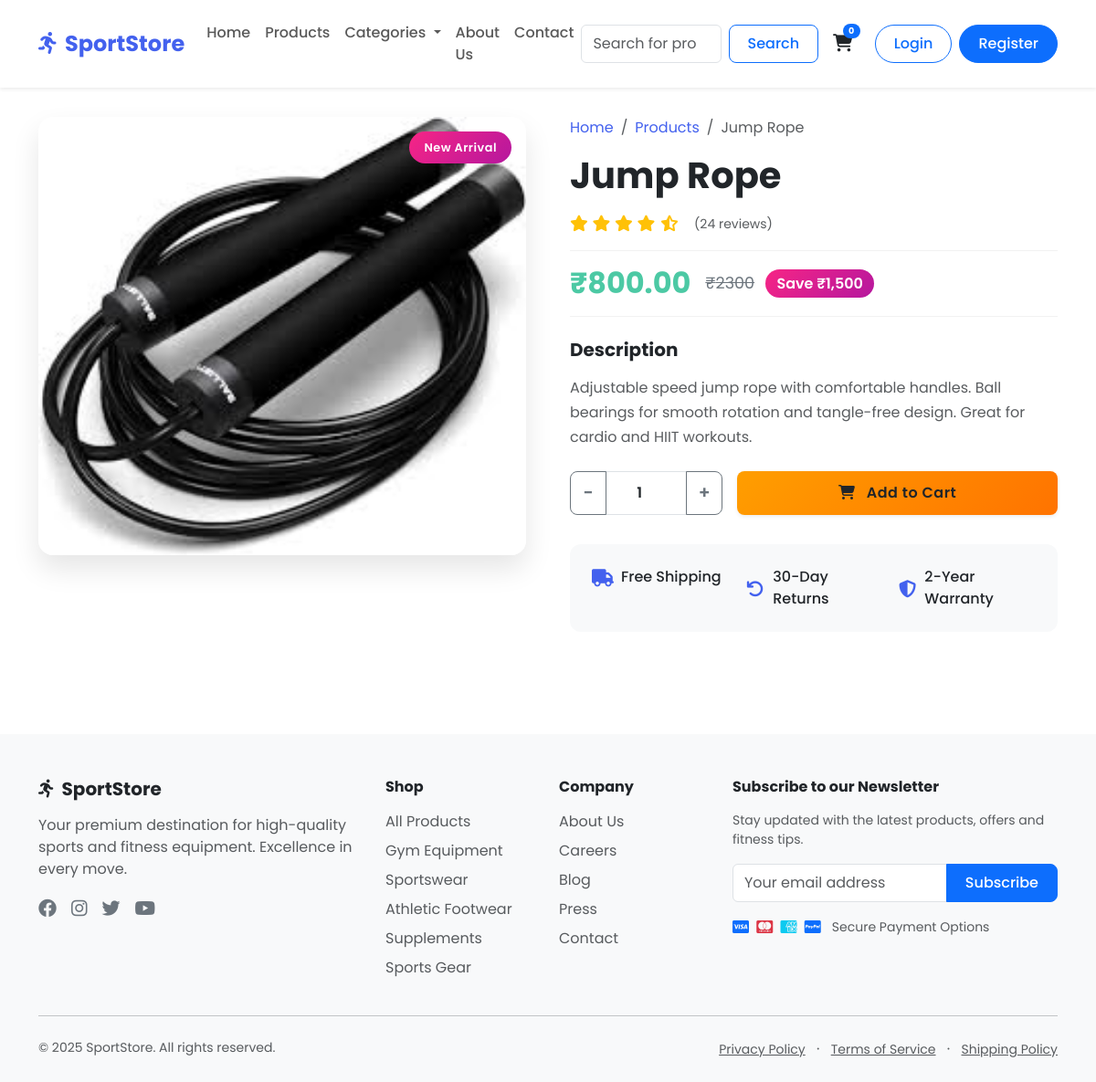
/products/96/, run on the app's committed database.
### products/models.py (models this page shows, shortened)
class Product(models.Model):
    CATEGORY_CHOICES = [
        ('gym_equipment', 'Gym Equipment'),
        ('clothing', 'Clothing'),
        ('shoes', 'Shoes'),
        ('supplements', 'Supplements'),
        ('sports_gear', 'Sports Gear'),
    ]
    name = models.CharField(max_length=200)
    description = models.TextField()
    price = models.DecimalField(max_digits=10, decimal_places=2)
    category = models.CharField(max_length=100, choices=CATEGORY_CHOICES)
    image = models.ImageField(upload_to='products/')

### products/views.py (the view)
# urls.py: path('<int:product_id>/', product_detail, name='product_detail'),
def product_detail(request, product_id):
    product = get_object_or_404(Product, id=product_id)
    return render(request, 'products/product_detail.html', {'product': product})

### cart/views.py (called while the page is built)
def cart_item_count(request):
    if request.user.is_authenticated:
        total_quantity = CartItem.objects.filter(user=request.user).aggregate(total=Sum('quantity'))['total']
        return {'cart_item_count': total_quantity if total_quantity else 0}
    return {'cart_item_count': 0}

### templates/products/product_detail.html (shortened to what this page needs)
{% extends "home/base.html" %}
{% block content %}
<div class="container product-wrapper">
    <div class="row g-5">
        <div class="col-lg-6">
            <div class="product-image-wrapper">
                <img src="{{ product.image.url }}" class="img-fluid" alt="{{ product.name }}">
                <div class="product-badge position-absolute top-0 end-0 m-3 px-3 py-2 rounded-pill text-white">
                    New Arrival
                </div>
            </div>
        </div>
        <div class="col-lg-6">
            <div class="product-details">
                <nav aria-label="breadcrumb" class="mb-3">
                    <ol class="breadcrumb">
                        <li class="breadcrumb-item"><a href="{% url 'home' %}" class="text-decoration-none">Home</a></li>
                        <li class="breadcrumb-item"><a href="{% url 'product_list' %}" class="text-decoration-none">Products</a></li>
                        <li class="breadcrumb-item active" aria-current="page">{{ product.name }}</li>
                    </ol>
                </nav>
                <h1 class="product-title mb-3">{{ product.name }}</h1>
                <div class="mb-3">
                    <div class="d-flex align-items-center">
                        <div class="ratings me-2">
                            <i class="fas fa-star text-warning"></i>
                            <i class="fas fa-star text-warning"></i>
                            <i class="fas fa-star text-warning"></i>
                            <i class="fas fa-star text-warning"></i>
                            <i class="fas fa-star-half-alt text-warning"></i>
                        </div>
                        <span class="text-muted small ms-2">(24 reviews)</span>
                    </div>
                </div>
                <div class="product-price-wrapper mb-4">
                    <div class="d-flex align-items-center">
                        <h2 class="current-price mb-0">₹{{ product.price }}</h2>
                        <div class="ms-3">
                            <span class="original-price text-decoration-line-through">₹{{ product.price|floatformat:0|add:"1500" }}</span>
                            <span class="save-badge text-white ms-2">Save ₹1,500</span>
                        </div>
                    </div>
                </div>
                <div class="product-description mb-4">
                    <h5 class="fw-bold mb-3">Description</h5>
                    <p class="text-muted">{{ product.description }}</p>
                </div>
                <form action="{% url 'cart:add_to_cart' product.id %}" method="post">
                    <div class="row g-3">
                        <div class="col-md-4 col-6">
                            <div class="quantity-selector input-group">
                                <button class="btn btn-outline-secondary" type="button" id="decrease">−</button>
                                <input type="number" class="form-control" value="1" name="quantity" id="quantity" min="1">
                                <button class="btn btn-outline-secondary" type="button" id="increase">+</button>
                            </div>
                        </div>
                        <div class="col-md-8 col-6">
                            <button class="btn add-to-cart-btn w-100 shadow-sm" type="submit">
                                <i class="fas fa-shopping-cart me-2"></i> Add to Cart
                            </button>
                        </div>
                    </div>
                </form>
                <div class="product-meta p-4">
                    <div class="row g-3">
                        <div class="col-md-4 col-6">
                            <div class="d-flex align-items-center">
                                <i class="fas fa-truck feature-icon me-2"></i>
                                <span class="feature-text">Free Shipping</span>
                            </div>
                        </div>
                        <div class="col-md-4 col-6">
                            <div class="d-flex align-items-center">
                                <i class="fas fa-undo feature-icon me-2"></i>
                                <span class="feature-text">30-Day Returns</span>
                            </div>
                        </div>
                        <div class="col-md-4 col-6">
                            <div class="d-flex align-items-center">
                                <i class="fas fa-shield-alt feature-icon me-2"></i>
                                <span class="feature-text">2-Year Warranty</span>
                            </div>
                        </div>
                    </div>
                </div>
            </div>
        </div>
    </div>
</div>
{% endblock %}

### templates/home/base.html (style rules this page uses)
:root { --primary-color: #0d6efd; --secondary-color: #6c757d; --accent-color: #ffc107; }
body { font-family: 'Poppins', sans-serif; display: flex; flex-direction: column; min-height: 100vh; }
.btn { border-radius: 0.5rem; padding: 0.5rem 1.25rem; font-weight: 500; transition: all 0.3s ease; }

### templates/products/product_detail.html (style rules this page uses)
:root { --primary-color: #4361ee; --secondary-color: #3f37c9; --accent-color: #f72585; --success-color: #4cc9a4; --warning-color: #ff9e00; --light-bg: #f8f9fa; --dark-text: #212529; --gray-text: #6c757d; }
.product-wrapper { margin-top: 2rem; margin-bottom: 4rem; }
.product-image-wrapper { position: relative; border-radius: 16px; overflow: hidden; box-shadow: 0 15px 30px rgba(0, 0, 0, 0.1); transition: transform 0.3s ease, box-shadow 0.3s ease; }
.product-image-wrapper img { width: 100%; height: auto; object-fit: cover; }
.product-badge { background: linear-gradient(135deg, var(--accent-color), #b5179e); font-weight: 600; letter-spacing: 0.5px; font-size: 0.8rem; }
.breadcrumb-item a { color: var(--primary-color); transition: color 0.2s ease; }
.product-title { font-size: 2.5rem; font-weight: 700; color: var(--dark-text); margin-bottom: 1rem; }
.ratings { font-size: 1.1rem; }
.product-price-wrapper { padding: 1rem 0; border-top: 1px solid rgba(0, 0, 0, 0.05); border-bottom: 1px solid rgba(0, 0, 0, 0.05); }
.current-price { font-size: 2rem; font-weight: 700; color: var(--success-color); }
.original-price { font-size: 1.1rem; color: var(--gray-text); }
.save-badge { background: linear-gradient(135deg, var(--accent-color), #b5179e); font-weight: 600; padding: 0.25rem 0.75rem; border-radius: 20px; }
.product-description { line-height: 1.7; }
.quantity-selector { height: 48px; }
.quantity-selector .btn { width: 40px; font-size: 1.2rem; font-weight: 600; padding: 0; display: flex; align-items: center; justify-content: center; }
.quantity-selector input { text-align: center; font-weight: 600; border-left: 0; border-right: 0; }
.add-to-cart-btn { height: 48px; font-weight: 600; letter-spacing: 0.5px; background: linear-gradient(135deg, var(--warning-color), #ff7300); border: none; transition: all 0.3s ease; }
.product-meta { background: var(--light-bg); border-radius: 12px; margin-top: 2rem; }
.feature-icon { color: var(--primary-color); font-size: 1.2rem; width: 24px; text-align: center; }
.feature-text { font-weight: 500; }

### data on the page
Product: image (picture), name "Jump Rope", price "800.00", price|add "2300", description "Adjustable speed jump rope with comfortable handles. Ball bearings for smooth rotation and tangle-free design. Great for cardio and HIIT workouts."
